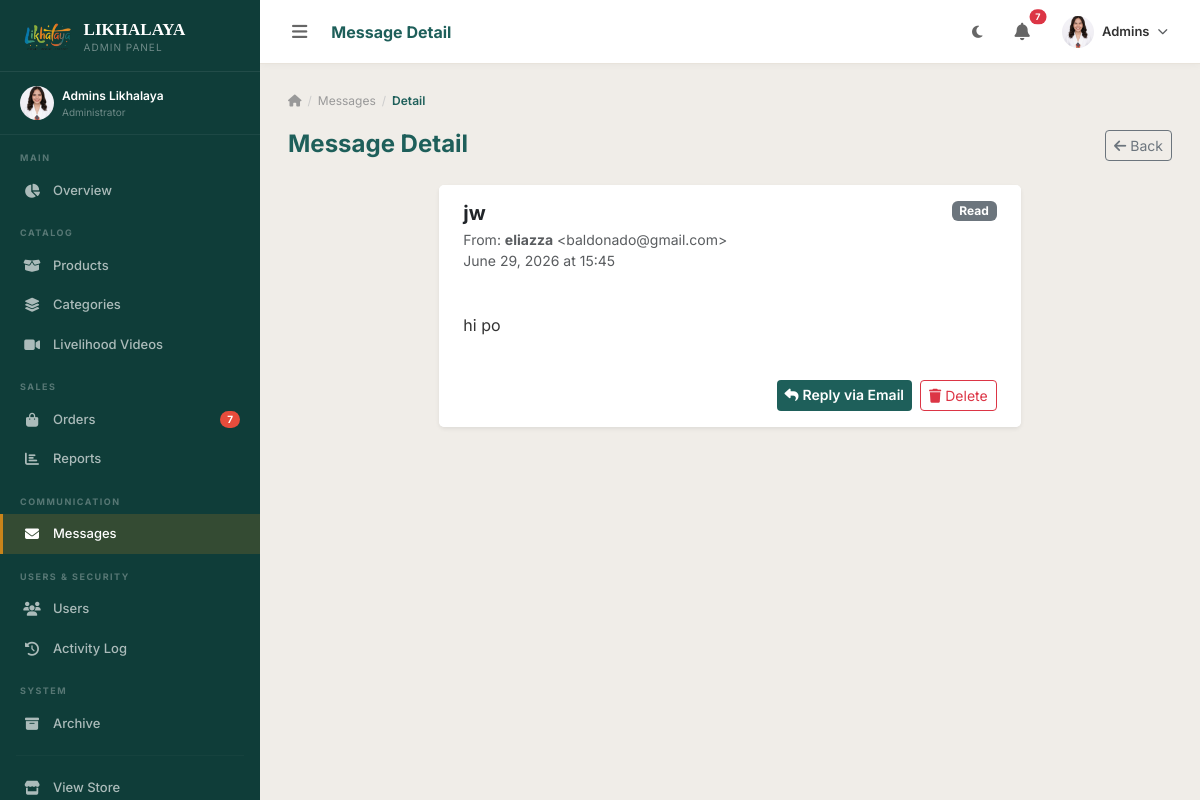
The page /dashboard/messages/1/ (signed in) on the database its author committed.
### accounts/models.py (models this page shows, shortened)
class CustomUser(AbstractUser):
    ROLE_CHOICES = [
        ('customer', 'Customer'),
        ('staff', 'Staff'),
        ('coordinator', 'PDL Coordinator'),
        ('admin', 'Administrator'),
    ]
    role = models.CharField(max_length=20, choices=ROLE_CHOICES, default='customer')
    phone = models.CharField(max_length=20, blank=True)
    address = models.TextField(blank=True, help_text='House #, Street')
    barangay = models.CharField(max_length=150, blank=True)
    city = models.CharField(max_length=100, blank=True)
    province = models.CharField(max_length=100, blank=True)
    zip_code = models.CharField(max_length=10, blank=True)
    avatar = models.ImageField(upload_to='avatars/', blank=True, null=True)
    bio = models.TextField(blank=True)
    created_at = models.DateTimeField(auto_now_add=True)
    updated_at = models.DateTimeField(auto_now=True)
    is_deleted = models.BooleanField(default=False)
    deleted_at = models.DateTimeField(null=True, blank=True)
    deleted_by = models.ForeignKey(
        'self', on_delete=models.SET_NULL, null=True, blank=True,
        related_name='deleted_users'
    )
    objects = ActiveUserManager()
    all_objects = UserManager()
    class Meta:
        base_manager_name = 'all_objects'
    def is_admin_user(self):
        return self.role == 'admin' or self.is_superuser
    def is_staff_user(self):
        return self.role in ['admin', 'staff', 'coordinator'] or self.is_superuser
    def get_full_name(self):
        return f"{self.first_name} {self.last_name}".strip() or self.username

### store/models.py (models this page shows, shortened)
class ContactMessage(models.Model):
    name = models.CharField(max_length=150)
    email = models.EmailField()
    subject = models.CharField(max_length=200)
    message = models.TextField()
    created_at = models.DateTimeField(auto_now_add=True)
    is_read = models.BooleanField(default=False)
    class Meta:
        ordering = ['-created_at']

### dashboard/views.py (the view)
# urls.py: path('messages/<int:pk>/', views.message_detail, name='message_detail'),
@staff_required
def message_detail(request, pk):
    msg = get_object_or_404(ContactMessage, pk=pk)
    if not msg.is_read:
        msg.is_read = True
        msg.save(update_fields=['is_read'])
    return render(request, 'dashboard/messages/detail.html', {'message': msg})

### accounts/models.py (called while the page is built)
    def get_queryset(self):
        return super().get_queryset().filter(is_deleted=False)

### dashboard/context_processors.py (called while the page is built)
def dashboard_notifications(request):
    if not request.user.is_authenticated:
        return {'new_orders_count': 0, 'new_messages_count': 0}
    if not getattr(request.user, 'is_staff_user', lambda: False)():
        return {'new_orders_count': 0, 'new_messages_count': 0}
    pending_orders_count = Order.objects.filter(status='pending').count()
    unread_messages_count = ContactMessage.objects.filter(is_read=False).count()
    return {
        'new_orders_count': pending_orders_count,
        'new_messages_count': unread_messages_count,
    }

### dashboard/views.py (called while the page is built)
def staff_required(view_func):
    @functools.wraps(view_func)
    @login_required
    def wrapper(request, *args, **kwargs):
        if not request.user.is_staff_user():
            messages.error(request, 'Access denied. Staff only.')
            return redirect('store:home')
        return view_func(request, *args, **kwargs)
    return wrapper

### likhalaya_project/context_processors.py (called while the page is built)
def global_context(request):
    nav_categories = Category.objects.filter(is_active=True).order_by('order', 'name')[:10]
    cart = Cart(request)
    cart_count = cart.product_count()
    new_orders_count = 0
    new_messages_count = 0
    if request.user.is_authenticated and hasattr(request.user, 'is_staff_user') and request.user.is_staff_user():
        new_orders_count = Order.objects.filter(status='pending').count()
        new_messages_count = ContactMessage.objects.filter(is_read=False).count()
    return {
        'nav_categories': nav_categories,
        'cart_count': cart_count,
        'new_orders_count': new_orders_count,
        'new_messages_count': new_messages_count,
    }

### orders/cart.py (called while the page is built)
    def product_count(self):
        return len(self.cart)

### orders/context_processors.py (called while the page is built)
def customer_notifications(request):
    if not request.user.is_authenticated:
        return {'notifications': [], 'notification_count': 0}
    from django.utils import timezone
    from datetime import timedelta
    from .models import Notification
    cutoff = timezone.now() - timedelta(days=2)
    qs = Notification.objects.filter(user=request.user, created_at__gte=cutoff).select_related('order')
    return {
        'notifications': qs[:8],
        'notification_count': qs.filter(is_read=False).count(),
    }

### store/context_processors.py (called while the page is built)
def cart_count(request):
    from orders.cart import Cart
    cart = Cart(request)
    return {'cart_count': cart.product_count()}

def categories_ctx(request):
    return {'nav_categories': Category.objects.filter(is_active=True)}

### templates/dashboard/messages/detail.html
{% extends 'dashboard/base_dashboard.html' %}
{% block page_title %}Message Detail{% endblock %}
{% block sb_messages %}active{% endblock %}
{% block dash_content %}
<div class="dash-breadcrumb">
  <a href="{% url 'dashboard:home' %}"><i class="fas fa-home"></i></a>
  <span class="sep">/</span><a href="{% url 'dashboard:message_list' %}">Messages</a>
  <span class="sep">/</span><span class="current">Detail</span>
</div>
<div class="d-flex justify-content-between mb-4">
  <h4 class="fw-bold mb-0" style="color:var(--teal);">Message Detail</h4>
  <a href="{% url 'dashboard:message_list' %}" class="btn btn-sm btn-outline-secondary"><i class="fas fa-arrow-left me-1"></i>Back</a>
</div>
<div class="row justify-content-center">
  <div class="col-lg-8">
    <div class="card border-0 shadow-sm">
      <div class="card-header bg-white border-0 py-3 px-4">
        <div class="d-flex justify-content-between align-items-start">
          <div>
            <h5 class="fw-bold mb-1">{{ message.subject }}</h5>
            <div class="text-muted small">From: <strong>{{ message.name }}</strong> &lt;{{ message.email }}&gt;</div>
            <div class="text-muted small">{{ message.created_at|date:"F d, Y \a\t H:i" }}</div>
          </div>
          <span class="badge {% if message.is_read %}bg-secondary{% else %}bg-success{% endif %}">
            {% if message.is_read %}Read{% else %}New{% endif %}
          </span>
        </div>
      </div>
      <div class="card-body px-4 py-4">
        <div style="white-space:pre-wrap;line-height:1.8;color:var(--dm-text,#333);">{{ message.message }}</div>
      </div>
      <div class="card-footer bg-white border-0 px-4 py-3 d-flex justify-content-end gap-2">
        <a href="https://mail.google.com/mail/?view=cm&fs=1&to={{ message.email|urlencode }}"
           target="_blank" rel="noopener" class="btn btn-teal btn-sm">
          <i class="fas fa-reply me-1"></i>Reply via Email
        </a>
        <form method="post" action="{% url 'dashboard:message_delete' message.pk %}">{% csrf_token %}
          <button type="submit" class="btn btn-outline-danger btn-sm" onclick="return confirm('Delete this message?')">
            <i class="fas fa-trash me-1"></i>Delete
          </button>
        </form>
      </div>
    </div>
  </div>
</div>
{% endblock %}

### templates/dashboard/base_dashboard.html (shortened to what this page needs)
{% extends 'base.html' %}
{% load static humanize %}
{% block content %}
<div class="dash-layout" id="dashLayout">
  <aside class="dash-sidebar" id="dashSidebar">
    <div class="sidebar-logo">
      <img src="{% static 'imgs/likhalaya.png' %}" alt="Likhalaya Logo" class="sidebar-logo-img">
      <div>
        <div class="sidebar-logo-text">LIKHALAYA</div>
        <div class="sidebar-logo-sub">
          {% if user.is_admin_user %}Admin Panel{% elif user.role == 'staff' %}Staff Panel{% else %}Coordinator{% endif %}
        </div>
      </div>
    </div>
    <div style="padding:14px 20px;border-bottom:1px solid rgba(255,255,255,.06);">
      <div class="d-flex align-items-center gap-2">
        {% if user.avatar %}
          <img src="{{ user.avatar.url }}" style="width:34px;height:34px;border-radius:50%;object-fit:cover;flex-shrink:0;" alt="{{ user.username }}">
        {% else %}
          <div style="width:34px;height:34px;border-radius:50%;background:var(--gold);display:flex;align-items:center;justify-content:center;font-size:13px;color:#fff;font-weight:700;flex-shrink:0;">
            {{ user.first_name|first|upper }}{{ user.last_name|first|upper }}
          </div>
        {% endif %}
        <div class="sidebar-link-text">
          <div style="font-size:12px;color:#fff;font-weight:600;">{{ user.get_full_name|default:user.username }}</div>
          <div style="font-size:10px;color:rgba(255,255,255,.4);">{{ user.get_role_display }}</div>
        </div>
      </div>
    </div>
    <div class="sidebar-section-label">Main</div>
    <a href="{% url 'dashboard:home' %}" class="sidebar-link {% block sb_dash %}{% endblock %}">
      <i class="fas fa-chart-pie"></i><span>Overview</span>
    </a>
    <div class="sidebar-section-label">Catalog</div>
    <a href="{% url 'dashboard:product_list' %}" class="sidebar-link {% block sb_products %}{% endblock %}">
      <i class="fas fa-box-open"></i><span>Products</span>
    </a>
    <a href="{% url 'dashboard:category_list' %}" class="sidebar-link {% block sb_categories %}{% endblock %}">
      <i class="fas fa-layer-group"></i><span>Categories</span>
    </a>
    <a href="{% url 'dashboard:video_list' %}" class="sidebar-link {% block sb_videos %}{% endblock %}">
      <i class="fas fa-video"></i><span>Livelihood Videos</span>
    </a>
    <div class="sidebar-section-label">Sales</div>
    <a href="{% url 'dashboard:order_list' %}" class="sidebar-link {% block sb_orders %}{% endblock %}">
      <i class="fas fa-shopping-bag"></i><span>Orders</span>
      {% if new_orders_count %}<span class="sidebar-badge">{{ new_orders_count }}</span>{% endif %}
    </a>
    <a href="{% url 'dashboard:reports' %}" class="sidebar-link {% block sb_reports %}{% endblock %}">
      <i class="fas fa-chart-bar"></i><span>Reports</span>
    </a>
    <div class="sidebar-section-label">Communication</div>
    <a href="{% url 'dashboard:message_list' %}" class="sidebar-link {% block sb_messages %}{% endblock %}">
      <i class="fas fa-envelope"></i><span>Messages</span>
    </a>
    {% if user.is_admin_user %}
    <div class="sidebar-section-label">Users &amp; Security</div>
    <a href="{% url 'dashboard:user_list' %}" class="sidebar-link {% block sb_users %}{% endblock %}">
      <i class="fas fa-users"></i><span>Users</span>
    </a>
    <a href="{% url 'dashboard:activity_log' %}" class="sidebar-link {% block sb_activity %}{% endblock %}">
      <i class="fas fa-history"></i><span>Activity Log</span>
    </a>
    {% endif %}
    <div class="sidebar-section-label">System</div>
    {% if user.is_admin_user %}
    <a href="{% url 'dashboard:archive' %}" class="sidebar-link {% block sb_archive %}{% endblock %}">
      <i class="fas fa-box-archive"></i><span>Archive</span>
    </a>
    {% endif %}
    <hr style="border-color:rgba(255,255,255,.1);margin:12px 16px;">
    <a href="{% url 'store:home' %}" class="sidebar-link">
      <i class="fas fa-store"></i><span>View Store</span>
    </a>
  </aside>
  <div class="dash-main" id="dashMain">
    <div class="dash-topbar">
      <button class="btn btn-sm border-0" id="sidebarToggle" style="color:#666;">
      </button>
      <div class="topbar-title d-none d-md-block">{% block page_title %}Dashboard{% endblock %}</div>
      <button class="btn btn-sm border-0" id="darkModeToggle" title="Toggle dark mode" style="color:#666;">
        <i class="fas fa-moon" id="darkIcon"></i>
      </button>
      <div class="dropdown">
        <button class="btn btn-sm border-0 position-relative" data-bs-toggle="dropdown" style="color:#666;">
          {% if new_orders_count or new_messages_count %}
          <span class="position-absolute top-0 start-100 translate-middle badge rounded-pill bg-danger" style="font-size:9px;">
            {{ new_orders_count|add:new_messages_count }}
          </span>
          {% endif %}
        </button>
      </div>
      <div class="dropdown">
        <button class="btn btn-sm border-0 d-flex align-items-center gap-2" data-bs-toggle="dropdown">
          {% if user.avatar %}
            <img src="{{ user.avatar.url }}" style="width:32px;height:32px;border-radius:50%;object-fit:cover;" alt="{{ user.username }}">
          {% else %}
            <div style="width:32px;height:32px;border-radius:50%;background:var(--teal);display:flex;align-items:center;justify-content:center;color:#fff;font-size:12px;font-weight:700;">
              {{ user.first_name|first|upper }}{{ user.last_name|first|upper }}
            </div>
          {% endif %}
          <span class="d-none d-md-block" style="font-size:13px;font-weight:600;color:var(--dm-text,#333);">{{ user.first_name|default:user.username }}</span>
        </button>
      </div>
    </div>
    <div class="dash-page">
      {% block dash_content %}{% endblock %}
    </div>
  </div>
</div>
{% endblock %}

### templates/base.html (style rules this page uses)
:root { --gold: #C9841A; --gold-lt: #E8A82A; --teal: #1E5F5A; --teal-lt: #2D7A73; --cream: #FFFFFF; --sand: #EEF5F0; --charcoal: #1A1A1A; --gray: #5A5A5A; }
body { font-family: 'Inter', sans-serif; background: var(--cream); color: var(--charcoal); }
.btn-teal { background: var(--teal); color: #fff !important; font-weight: 600; border: none; }

### templates/dashboard/base_dashboard.html (style rules this page uses)
:root { --sidebar-w: 260px; --sidebar-bg: #0f3d39; --sidebar-hover: rgba(255,255,255,0.08); --sidebar-active: rgba(201,132,26,0.2); --topbar-h: 64px; }
body { background: #f0ede8; }
.dash-layout { display: flex; min-height: 100vh; }
.dash-sidebar { width: var(--sidebar-w); background: var(--sidebar-bg); position: fixed; top: 0; left: 0; bottom: 0; z-index: 1040; overflow-y: auto; overflow-x: hidden; transition: transform 0.3s ease, width 0.3s ease; display: flex; flex-direction: column; scrollbar-width: thin; scrollbar-color: rgba(255,255,255,0.1) transparent; }
.sidebar-logo { padding: 20px 20px 16px; border-bottom: 1px solid rgba(255,255,255,.08); display: flex; align-items: center; gap: 12px; }
.sidebar-logo-img { height: 34px; width: auto; object-fit: contain; flex-shrink: 0; }
.sidebar-logo-text { font-family: 'Playfair Display', serif; font-size: 17px; color: #fff; font-weight: 700; line-height: 1.2; }
.sidebar-logo-sub { font-size: 10px; color: rgba(255,255,255,.4); letter-spacing: 1px; text-transform: uppercase; }
.sidebar-section-label { padding: 16px 20px 6px; font-size: 9px; text-transform: uppercase; letter-spacing: 1.5px; color: rgba(255,255,255,.3); font-weight: 700; }
.sidebar-link { display: flex; align-items: center; gap: 12px; padding: 10px 20px; color: rgba(255,255,255,.65); font-size: 13px; font-weight: 500; border-left: 3px solid transparent; transition: all 0.18s ease; text-decoration: none; position: relative; }
.sidebar-link.active { color: #fff; background: var(--sidebar-active); border-left-color: var(--gold); }
.sidebar-link i { width: 18px; text-align: center; font-size: 14px; flex-shrink: 0; }
.sidebar-badge { margin-left: auto; background: #e74c3c; color: #fff; font-size: 10px; padding: 1px 7px; border-radius: 20px; font-weight: 700; }
.dash-main { margin-left: var(--sidebar-w); flex: 1; min-height: 100vh; display: flex; flex-direction: column; transition: margin-left 0.3s ease; }
.dash-topbar { height: var(--topbar-h); background: #fff; border-bottom: 1px solid #e8e3db; display: flex; align-items: center; padding: 0 24px; gap: 16px; position: sticky; top: 0; z-index: 999; box-shadow: 0 1px 8px rgba(0,0,0,.04); }
.dash-topbar .topbar-title { font-weight: 700; font-size: 16px; color: var(--teal); flex: 1; }
.dash-page { padding: 28px; flex: 1; }
.dash-breadcrumb { display: flex; align-items: center; gap: 6px; font-size: 12px; color: #999; margin-bottom: 20px; }
.dash-breadcrumb a { color: #999; text-decoration: none; }
.dash-breadcrumb .sep { color: #ccc; }
.dash-breadcrumb .current { color: var(--teal); font-weight: 600; }
body, .dash-topbar, .stat-card, .card, .form-control, .form-select, .dropdown-menu, .modal-content { transition: background-color .2s ease, border-color .2s ease, color .2s ease; }

### rows shown on the page
CustomUser: avatar (picture), get_full_name "Admins Likhalaya", role "Administrator", first_name "Admins"
ContactMessage: subject "jw", name "eliazza", email "baldonado@gmail.com", created_at "June 29, 2026 at 15:45", message "hi po"

### other values the page prints
{{ new_orders_count }} "7"
{{ new_orders_count|add:new_messages_count }} "7"
